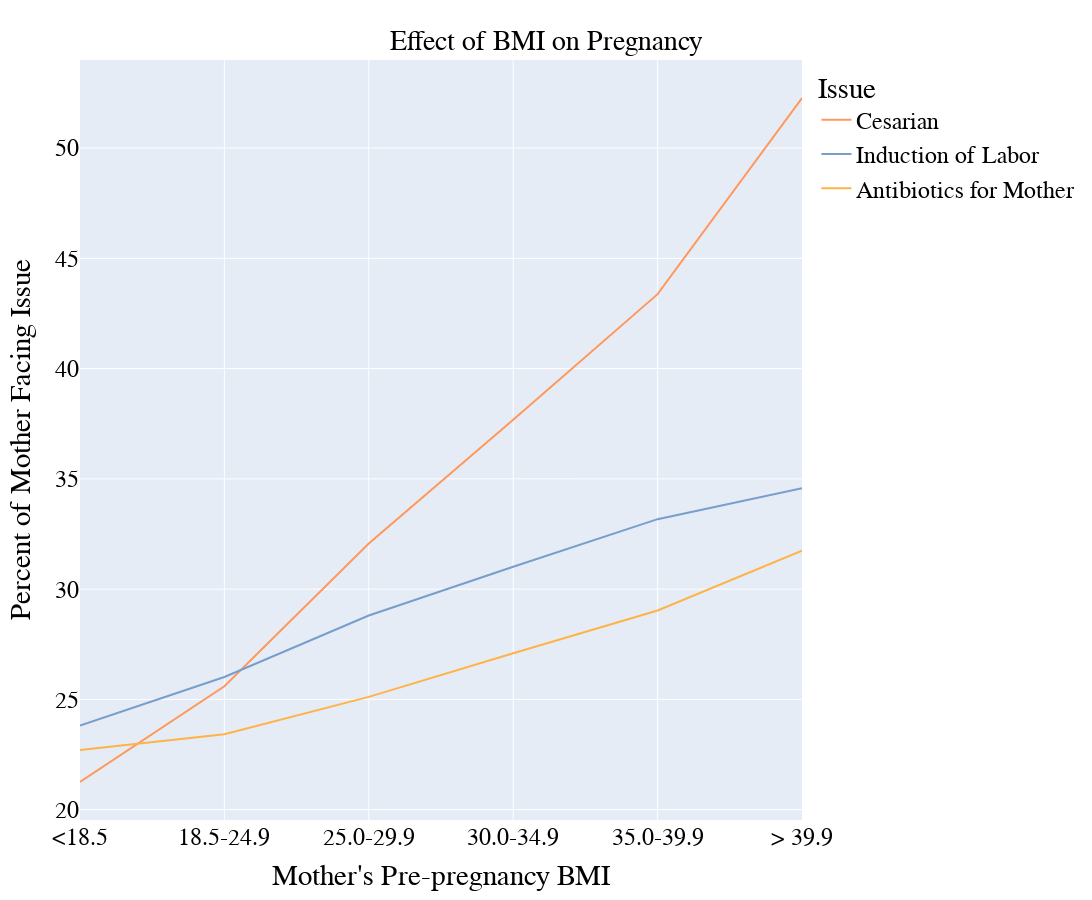

The notebook cell this image was saved under:
### Markdown cell above
## Visualization 2
Impact of BMI Linear

### Code cell
group_by_list = [
    'D149.V71', # Mother's Pre-pregnancy BMI
    'D149.V91', #Induction of Labor
]
measure_selection = {
    'M_002': 'D149.M002', # Births
}
observation_selection = {}
variable_filter = {
    'V_D149.V91': ['1','2'], # filtering only yes and no
    'V_D149.V71': ['1','2','3','4','5','6'], # filtering only required BMI
}
dataObj = wd.WonderD149Data(group_by_list,measure_selection,observation_selection,variable_filter)
induction_of_labour = dataObj.getData()

group_by_list = [
    'D149.V71', # Mother's Pre-pregnancy BMI
    'D149.V94', #Antibiotics for Mother
]
measure_selection = {
    'M_002': 'D149.M002', # Births
}
observation_selection = {}
variable_filter = {
    'V_D149.V94': ['1','2'], # filtering only yes and no
    'V_D149.V71': ['1','2','3','4','5','6'], # filtering only required BMI
}

dataObj = wd.WonderD149Data(group_by_list,measure_selection,observation_selection,variable_filter)
antibiotics_for_mother = dataObj.getData()

group_by_list = [
    'D149.V71', # Mother's Pre-pregnancy BMI
]
measure_selection = {
    'M_002': 'D149.M002', # Births
}
observation_selection = {
    'O_delivery':'D149.V31'
}
variable_filter = {
    'V_D149.V31': ['2'], # filtering only yes and no
    'V_D149.V71': ['1','2','3','4','5','6'], # filtering only required BMI
}

dataObj = wd.WonderD149Data(group_by_list,measure_selection,observation_selection,variable_filter)
ceserian_yes = dataObj.getData()

group_by_list = [
    'D149.V71', # Mother's Pre-pregnancy BMI
]
measure_selection = {
    'M_002': 'D149.M002', # Births
}
observation_selection = {
    'O_delivery':'D149.V31'
}
variable_filter = {
    'V_D149.V31': ['1','9'], # filtering only yes and no
    'V_D149.V71': ['1','2','3','4','5','6'], # filtering only required BMI
}

dataObj = wd.WonderD149Data(group_by_list,measure_selection,observation_selection,variable_filter)
ceserian_no = dataObj.getData()

ceserian = hp.merge_dataframe_on_yes_and_no(ceserian_yes,ceserian_no,"Mother's Pre-pregnancy BMI",'Cesarian')

induction_of_labour_data = hp.get_percent_data(induction_of_labour,'Induction of Labor',"Mother's Pre-pregnancy BMI")
antibiotics_for_mother_data = hp.get_percent_data(antibiotics_for_mother,'Antibiotics for Mother',"Mother's Pre-pregnancy BMI")

final_df_bmi_linear = pd.concat([ceserian,induction_of_labour_data,antibiotics_for_mother_data]).reset_index()[["Mother's Pre-pregnancy BMI","Percent of Mother Facing Issue","Issue"]]

convertion_dict={
    'Underweight <18.5':'<18.5',
    'Normal 18.5-24.9':'18.5-24.9',
    'Overweight 25.0-29.9':'25.0-29.9',
    'Obesity I 30.0-34.9':'30.0-34.9',
    'Obesity II 35.0-39.9':'35.0-39.9',
    'Extreme Obesity III > 39.9':'> 39.9',
}

final_df_bmi_linear['Mother\'s Pre-pregnancy BMI'] =final_df_bmi_linear['Mother\'s Pre-pregnancy BMI'].transform(lambda x: convertion_dict[x])

fig = hp.plot_line(final_df_bmi_linear,'Mother\'s Pre-pregnancy BMI','Effect of BMI on Pregnancy')
fig

### Figure 1 — Plotly figure (JSON) as saved in the notebook; plotly's stock layout.template omitted (floating-point values rounded to 4 significant figures)
{"data": [{"hovertemplate": "Issue=Cesarian<br>Mother's Pre-pregnancy BMI=%{x}<br>Percent of Mother Facing Issue=%{y}<extra></extra>", "legendgroup": "Cesarian", "line": {"color": "rgb(255, 152, 90)", "dash": "solid"}, "marker": {"symbol": "circle"}, "mode": "lines", "name": "Cesarian", "orientation": "v", "showlegend": true, "type": "scatter", "x": ["<18.5", "18.5-24.9", "25.0-29.9", "30.0-34.9", "35.0-39.9", "> 39.9"], "xaxis": "x", "y": [21.25, 25.6, 32.07, 37.68, 43.38, 52.27], "yaxis": "y"}, {"hovertemplate": "Issue=Induction of Labor<br>Mother's Pre-pregnancy BMI=%{x}<br>Percent of Mother Facing Issue=%{y}<extra></extra>", "legendgroup": "Induction of Labor", "line": {"color": "rgb(119, 158, 204)", "dash": "solid"}, "marker": {"symbol": "circle"}, "mode": "lines", "name": "Induction of Labor", "orientation": "v", "showlegend": true, "type": "scatter", "x": ["<18.5", "18.5-24.9", "25.0-29.9", "30.0-34.9", "35.0-39.9", "> 39.9"], "xaxis": "x", "y": [23.82, 26.02, 28.8, 31.01, 33.17, 34.58], "yaxis": "y"}, {"hovertemplate": "Issue=Antibiotics for Mother<br>Mother's Pre-pregnancy BMI=%{x}<br>Percent of Mother Facing Issue=%{y}<extra></extra>", "legendgroup": "Antibiotics for Mother", "line": {"color": "rgb(255, 179, 71)", "dash": "solid"}, "marker": {"symbol": "circle"}, "mode": "lines", "name": "Antibiotics for Mother", "orientation": "v", "showlegend": true, "type": "scatter", "x": ["<18.5", "18.5-24.9", "25.0-29.9", "30.0-34.9", "35.0-39.9", "> 39.9"], "xaxis": "x", "y": [22.7, 23.42, 25.11, 27.09, 29.03, 31.75], "yaxis": "y"}], "layout": {"font": {"color": "black", "family": "Verdana", "size": 24}, "height": 900, "legend": {"title": {"font": {"color": "black"}, "text": "Issue"}, "tracegroupgap": 0}, "margin": {"t": 60}, "title": {"font": {"color": "black", "family": "Verdana", "size": 28}, "text": "Effect of BMI on Pregnancy", "x": 0.5, "xanchor": "center", "yanchor": "top"}, "width": 1800, "xaxis": {"anchor": "y", "domain": [0, 1], "title": {"text": "Mother's Pre-pregnancy BMI"}}, "yaxis": {"anchor": "x", "domain": [0, 1], "title": {"text": "Percent of Mother Facing Issue"}}}}
